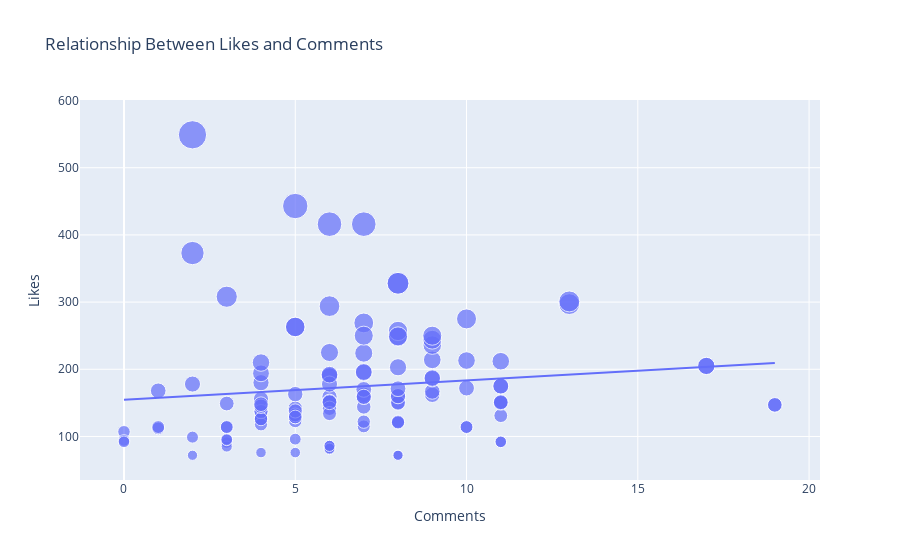

The cell this chart's notebook holds for it:
### Code cell
figure = px.scatter(data_frame = data, x="Comments",
                    y="Likes", size="Likes", trendline="ols", 
                    title = "Relationship Between Likes and Comments")
figure.show()

### Figure 1 — Plotly figure (JSON) as saved in the notebook; plotly's stock layout.template omitted (floating-point values rounded to 4 significant figures)
{"data": [{"hovertemplate": "Comments=%{x}<br>Likes=%{marker.size}<extra></extra>", "legendgroup": "", "marker": {"color": "#636efa", "size": [162, 224, 131, 213, 123, 144, 76, 124, 159, 191, 81, 151, 162, 142, 294, 159, 205, 121, 151, 72, 76, 91, 195, 129, 160, 175, 147, 114, 151, 92, 214, 150, 122, 152, 196, 86, 85, 156, 72, 82, 416, 180, 150, 127, 167, 225, 137, 114, 263, 328, 126, 236, 99, 212, 297, 142, 186, 112, 149, 132, 115, 248, 178, 107, 269, 96, 134, 301, 187, 94, 114, 96, 138, 122, 257, 95, 244, 190, 118, 178, 170, 250, 159, 205, 121, 151, 72, 137, 114, 263, 328, 126, 129, 160, 175, 147, 114, 151, 92, 275, 192, 203, 145, 168, 194, 250, 171, 416, 249, 308, 163, 86, 210, 172, 373, 148, 92, 549, 443], "sizemode": "area", "sizeref": 1.373, "symbol": "circle"}, "mode": "markers", "name": "", "orientation": "v", "showlegend": false, "type": "scatter", "x": [9, 7, 11, 10, 5, 7, 5, 4, 6, 6, 6, 8, 7, 5, 6, 7, 17, 8, 6, 8, 4, 3, 7, 5, 8, 11, 19, 10, 11, 11, 9, 11, 8, 6, 7, 6, 3, 4, 2, 6, 6, 4, 8, 4, 9, 6, 4, 3, 5, 8, 4, 9, 2, 11, 13, 6, 9, 1, 3, 5, 7, 8, 2, 0, 7, 3, 6, 13, 9, 0, 1, 5, 5, 7, 8, 3, 9, 6, 4, 6, 7, 9, 7, 17, 8, 6, 8, 4, 3, 5, 8, 4, 5, 8, 11, 19, 10, 11, 11, 10, 6, 8, 4, 1, 4, 7, 8, 7, 8, 3, 5, 6, 4, 10, 2, 4, 0, 2, 5], "xaxis": "x", "y": [162, 224, 131, 213, 123, 144, 76, 124, 159, 191, 81, 151, 162, 142, 294, 159, 205, 121, 151, 72, 76, 91, 195, 129, 160, 175, 147, 114, 151, 92, 214, 150, 122, 152, 196, 86, 85, 156, 72, 82, 416, 180, 150, 127, 167, 225, 137, 114, 263, 328, 126, 236, 99, 212, 297, 142, 186, 112, 149, 132, 115, 248, 178, 107, 269, 96, 134, 301, 187, 94, 114, 96, 138, 122, 257, 95, 244, 190, 118, 178, 170, 250, 159, 205, 121, 151, 72, 137, 114, 263, 328, 126, 129, 160, 175, 147, 114, 151, 92, 275, 192, 203, 145, 168, 194, 250, 171, 416, 249, 308, 163, 86, 210, 172, 373, 148, 92, 549, 443], "yaxis": "y"}, {"hovertemplate": "<b>OLS trendline</b><br>Likes = 2.87225 * Comments + 154.641<br>R<sup>2</sup>=0.015274<br><br>Comments=%{x}<br>Likes=%{y} <b>(trend)</b><extra></extra>", "legendgroup": "", "marker": {"color": "#636efa", "symbol": "circle"}, "mode": "lines", "name": "", "showlegend": false, "type": "scatter", "x": [0, 0, 0, 1, 1, 1, 2, 2, 2, 2, 2, 3, 3, 3, 3, 3, 3, 3, 3, 4, 4, 4, 4, 4, 4, 4, 4, 4, 4, 4, 4, 4, 4, 5, 5, 5, 5, 5, 5, 5, 5, 5, 5, 5, 5, 6, 6, 6, 6, 6, 6, 6, 6, 6, 6, 6, 6, 6, 6, 6, 6, 6, 7, 7, 7, 7, 7, 7, 7, 7, 7, 7, 7, 7, 7, 8, 8, 8, 8, 8, 8, 8, 8, 8, 8, 8, 8, 8, 8, 8, 8, 9, 9, 9, 9, 9, 9, 9, 9, 10, 10, 10, 10, 10, 11, 11, 11, 11, 11, 11, 11, 11, 11, 13, 13, 17, 17, 19, 19], "xaxis": "x", "y": [154.6, 154.6, 154.6, 157.5, 157.5, 157.5, 160.4, 160.4, 160.4, 160.4, 160.4, 163.3, 163.3, 163.3, 163.3, 163.3, 163.3, 163.3, 163.3, 166.1, 166.1, 166.1, 166.1, 166.1, 166.1, 166.1, 166.1, 166.1, 166.1, 166.1, 166.1, 166.1, 166.1, 169.0, 169.0, 169.0, 169.0, 169.0, 169.0, 169.0, 169.0, 169.0, 169.0, 169.0, 169.0, 171.9, 171.9, 171.9, 171.9, 171.9, 171.9, 171.9, 171.9, 171.9, 171.9, 171.9, 171.9, 171.9, 171.9, 171.9, 171.9, 171.9, 174.7, 174.7, 174.7, 174.7, 174.7, 174.7, 174.7, 174.7, 174.7, 174.7, 174.7, 174.7, 174.7, 177.6, 177.6, 177.6, 177.6, 177.6, 177.6, 177.6, 177.6, 177.6, 177.6, 177.6, 177.6, 177.6, 177.6, 177.6, 177.6, 180.5, 180.5, 180.5, 180.5, 180.5, 180.5, 180.5, 180.5, 183.4, 183.4, 183.4, 183.4, 183.4, 186.2, 186.2, 186.2, 186.2, 186.2, 186.2, 186.2, 186.2, 186.2, 192.0, 192.0, 203.5, 203.5, 209.2, 209.2], "yaxis": "y"}], "layout": {"legend": {"itemsizing": "constant", "tracegroupgap": 0}, "title": {"text": "Relationship Between Likes and Comments"}, "xaxis": {"anchor": "y", "domain": [0, 1], "title": {"text": "Comments"}}, "yaxis": {"anchor": "x", "domain": [0, 1], "title": {"text": "Likes"}}}}
